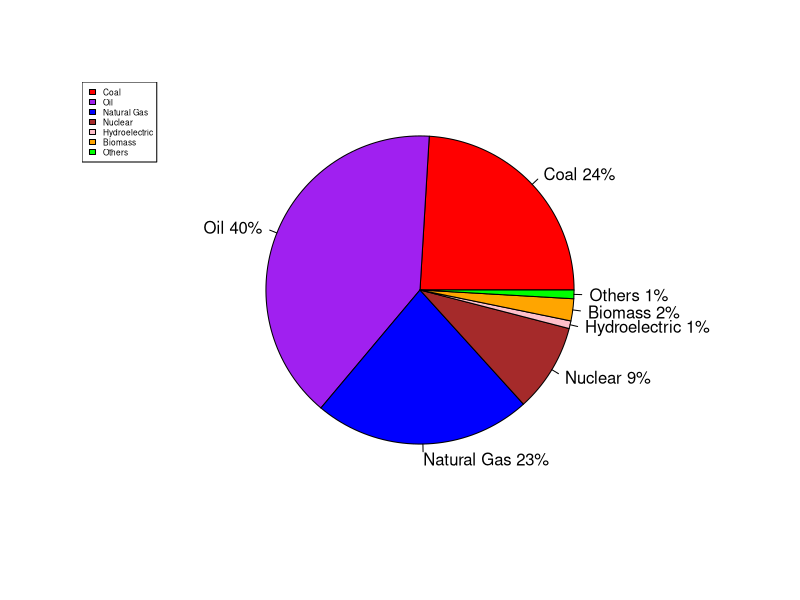

Here is the R script that generated this plot:
######page_no_24#####
rm(list=ls())
ES<-c("Coal","Oil","Natural Gas","Nuclear","Hydroelectric","Biomass","Others")
hc<-c(545258,903440,517881,209890,18251,52473,20533)
sum(hc)
rf<-round((hc/sum(hc))*100);rf
lbls<-paste(ES,rf)
lbls<-paste(lbls,"%",sep="")
pie(hc,labels = lbls,col=c("red","purple","blue","brown","pink","orange","green"))
legend("topleft",legend=ES,fill=c("red","purple","blue","brown","pink","orange","green"),cex=0.5)
